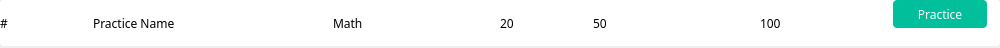
<?xml version="1.0" encoding="UTF-8"?>
<ui version="4.0">
 <class>PracticeItem</class>
 <widget class="QWidget" name="PracticeItem">
  <property name="geometry">
   <rect>
    <x>0</x>
    <y>0</y>
    <width>1000</width>
    <height>48</height>
   </rect>
  </property>
  <property name="minimumSize">
   <size>
    <width>998</width>
    <height>44</height>
   </size>
  </property>
  <property name="windowTitle">
   <string>Form</string>
  </property>
  <property name="styleSheet">
   <string notr="true"/>
  </property>
  <widget class="QWidget" name="widget_24" native="true">
   <property name="geometry">
    <rect>
     <x>0</x>
     <y>0</y>
     <width>1000</width>
     <height>46</height>
    </rect>
   </property>
   <property name="sizePolicy">
    <sizepolicy hsizetype="Preferred" vsizetype="Preferred">
     <horstretch>0</horstretch>
     <verstretch>0</verstretch>
    </sizepolicy>
   </property>
   <property name="font">
    <font>
     <family>Source Sans 3</family>
    </font>
   </property>
   <property name="styleSheet">
    <string notr="true">background-color: #fff;
border-radius: 4px;</string>
   </property>
   <layout class="QHBoxLayout" name="horizontalLayout_2">
    <property name="spacing">
     <number>20</number>
    </property>
    <item>
     <widget class="QLabel" name="idLabel">
      <property name="sizePolicy">
       <sizepolicy hsizetype="Ignored" vsizetype="Ignored">
        <horstretch>1</horstretch>
        <verstretch>0</verstretch>
       </sizepolicy>
      </property>
      <property name="minimumSize">
       <size>
        <width>0</width>
        <height>0</height>
       </size>
      </property>
      <property name="maximumSize">
       <size>
        <width>16777215</width>
        <height>16777215</height>
       </size>
      </property>
      <property name="font">
       <font>
        <family>Source Sans 3</family>
       </font>
      </property>
      <property name="text">
       <string>#</string>
      </property>
     </widget>
    </item>
    <item>
     <widget class="QLabel" name="nameLabel">
      <property name="sizePolicy">
       <sizepolicy hsizetype="Preferred" vsizetype="Preferred">
        <horstretch>3</horstretch>
        <verstretch>0</verstretch>
       </sizepolicy>
      </property>
      <property name="minimumSize">
       <size>
        <width>0</width>
        <height>0</height>
       </size>
      </property>
      <property name="maximumSize">
       <size>
        <width>16777215</width>
        <height>16777215</height>
       </size>
      </property>
      <property name="font">
       <font>
        <family>Source Sans 3</family>
       </font>
      </property>
      <property name="text">
       <string>Practice Name</string>
      </property>
     </widget>
    </item>
    <item>
     <widget class="QLabel" name="categoryLabel">
      <property name="sizePolicy">
       <sizepolicy hsizetype="Preferred" vsizetype="Preferred">
        <horstretch>2</horstretch>
        <verstretch>0</verstretch>
       </sizepolicy>
      </property>
      <property name="minimumSize">
       <size>
        <width>0</width>
        <height>0</height>
       </size>
      </property>
      <property name="maximumSize">
       <size>
        <width>16777215</width>
        <height>16777215</height>
       </size>
      </property>
      <property name="sizeIncrement">
       <size>
        <width>260</width>
        <height>0</height>
       </size>
      </property>
      <property name="font">
       <font>
        <family>Source Sans 3</family>
       </font>
      </property>
      <property name="text">
       <string>Math</string>
      </property>
     </widget>
    </item>
    <item>
     <widget class="QLabel" name="timeLimitLabel">
      <property name="sizePolicy">
       <sizepolicy hsizetype="Preferred" vsizetype="Preferred">
        <horstretch>1</horstretch>
        <verstretch>0</verstretch>
       </sizepolicy>
      </property>
      <property name="minimumSize">
       <size>
        <width>0</width>
        <height>0</height>
       </size>
      </property>
      <property name="maximumSize">
       <size>
        <width>16777215</width>
        <height>16777215</height>
       </size>
      </property>
      <property name="sizeIncrement">
       <size>
        <width>0</width>
        <height>0</height>
       </size>
      </property>
      <property name="font">
       <font>
        <family>Source Sans 3</family>
       </font>
      </property>
      <property name="text">
       <string>20</string>
      </property>
     </widget>
    </item>
    <item>
     <widget class="QLabel" name="numberQuestionLabel">
      <property name="sizePolicy">
       <sizepolicy hsizetype="Preferred" vsizetype="Preferred">
        <horstretch>2</horstretch>
        <verstretch>0</verstretch>
       </sizepolicy>
      </property>
      <property name="minimumSize">
       <size>
        <width>0</width>
        <height>0</height>
       </size>
      </property>
      <property name="maximumSize">
       <size>
        <width>16777215</width>
        <height>16777215</height>
       </size>
      </property>
      <property name="sizeIncrement">
       <size>
        <width>160</width>
        <height>0</height>
       </size>
      </property>
      <property name="font">
       <font>
        <family>Source Sans 3</family>
       </font>
      </property>
      <property name="text">
       <string>50</string>
      </property>
     </widget>
    </item>
    <item>
     <widget class="QLabel" name="maxScoreLabel">
      <property name="sizePolicy">
       <sizepolicy hsizetype="Preferred" vsizetype="Preferred">
        <horstretch>1</horstretch>
        <verstretch>0</verstretch>
       </sizepolicy>
      </property>
      <property name="minimumSize">
       <size>
        <width>0</width>
        <height>0</height>
       </size>
      </property>
      <property name="maximumSize">
       <size>
        <width>16777215</width>
        <height>16777215</height>
       </size>
      </property>
      <property name="font">
       <font>
        <family>Source Sans 3</family>
       </font>
      </property>
      <property name="text">
       <string>100</string>
      </property>
     </widget>
    </item>
    <item>
     <widget class="QWidget" name="widget_3" native="true">
      <property name="sizePolicy">
       <sizepolicy hsizetype="Preferred" vsizetype="Preferred">
        <horstretch>2</horstretch>
        <verstretch>0</verstretch>
       </sizepolicy>
      </property>
      <widget class="QPushButton" name="redoPracticeButton">
       <property name="geometry">
        <rect>
         <x>40</x>
         <y>0</y>
         <width>94</width>
         <height>28</height>
        </rect>
       </property>
       <property name="sizePolicy">
        <sizepolicy hsizetype="Minimum" vsizetype="Fixed">
         <horstretch>0</horstretch>
         <verstretch>0</verstretch>
        </sizepolicy>
       </property>
       <property name="cursor">
        <cursorShape>PointingHandCursor</cursorShape>
       </property>
       <property name="styleSheet">
        <string notr="true">background-color: rgb(0, 191, 154);
border-radius: 4px;
border: none;
color: #fff;</string>
       </property>
       <property name="text">
        <string>Practice</string>
       </property>
      </widget>
     </widget>
    </item>
   </layout>
  </widget>
 </widget>
 <resources/>
 <connections/>
</ui>
